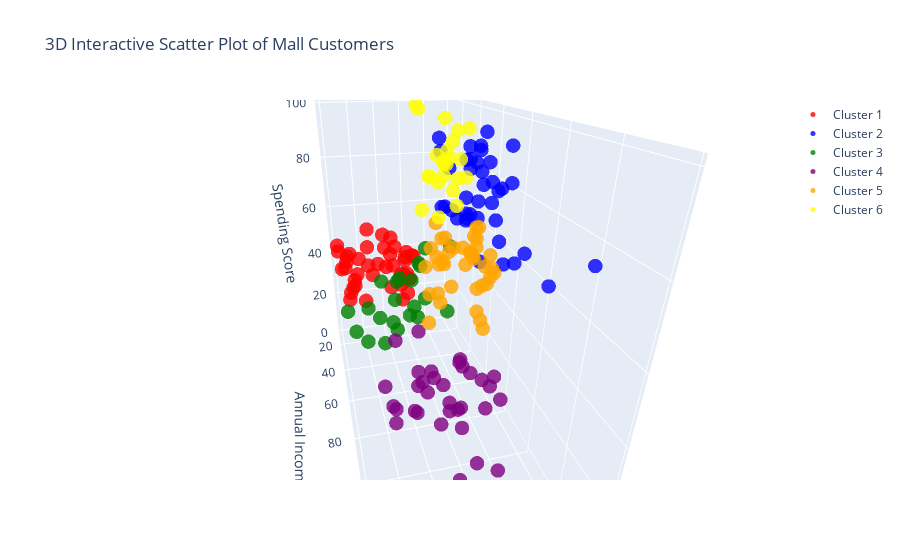

Here is the notebook cell this chart was saved with:
### Code cell
# Create a 3d Scatter plot with clusters
fig = go.Figure()

# Define a list of colors for each cluster
colors = ['red', 'blue', 'green', 'purple', 'orange', 'yellow']

# Add data for each cluster to the plot
for cluster in range(6):
    clustered_data = df_k6[df_k6['Cluster'] == cluster]
    fig.add_trace(
        go.Scatter3d(
            x = clustered_data['Age'],
            y = clustered_data['Annual Income (k$)'],
            z = clustered_data['Spending Score (1-100)'],
            mode='markers',
            marker = dict(
                size=5,
                color = colors[cluster],
                opacity=0.8
            ),
            name = f'Cluster {cluster+1}'
        )
    )


# Adding axis titles
fig.update_layout(
    scene=dict(
        xaxis_title = 'Age',
        yaxis_title = 'Annual Income',
        zaxis_title = 'Spending Score'
    ),
    title='3D Interactive Scatter Plot of Mall Customers'
)

fig.show()

### Figure 1 — Plotly figure (JSON) as saved in the notebook; plotly's stock layout.template omitted (floating-point values rounded to 4 significant figures)
{"data": [{"marker": {"color": "red", "opacity": 0.8, "size": 5}, "mode": "markers", "name": "Cluster 1", "type": "scatter3d", "x": [65, 50, 49, 59, 50, 47, 51, 69, 53, 70, 67, 54, 63, 43, 68, 70, 47, 60, 60, 59, 45, 49, 57, 67, 46, 48, 55, 50, 68, 48, 47, 48, 49, 67, 49, 66, 54, 68, 66, 65, 63, 49, 51, 50], "y": [38, 40, 42, 43, 43, 43, 44, 44, 46, 46, 47, 47, 48, 48, 48, 49, 49, 50, 50, 54, 54, 54, 54, 54, 54, 54, 57, 58, 59, 60, 60, 61, 62, 62, 62, 63, 63, 63, 63, 63, 65, 65, 67, 67], "z": [35, 55, 52, 60, 45, 41, 50, 46, 46, 56, 52, 59, 51, 50, 48, 55, 42, 49, 56, 47, 53, 42, 51, 41, 44, 46, 58, 46, 55, 49, 47, 42, 48, 59, 56, 50, 46, 43, 48, 52, 43, 59, 43, 57]}, {"marker": {"color": "blue", "opacity": 0.8, "size": 5}, "mode": "markers", "name": "Cluster 2", "type": "scatter3d", "x": [39, 31, 40, 38, 39, 31, 29, 32, 35, 32, 32, 28, 32, 34, 39, 38, 27, 30, 30, 29, 31, 36, 33, 32, 28, 36, 30, 27, 35, 32, 29, 30, 28, 36, 32, 38, 35, 32, 30], "y": [69, 70, 71, 71, 71, 72, 73, 73, 74, 75, 76, 77, 77, 78, 78, 78, 78, 78, 78, 79, 81, 85, 86, 87, 87, 87, 88, 88, 93, 97, 98, 99, 101, 103, 103, 113, 120, 126, 137], "z": [91, 77, 95, 75, 75, 71, 88, 73, 72, 93, 87, 97, 74, 90, 88, 76, 89, 78, 73, 83, 93, 75, 95, 63, 75, 92, 86, 69, 90, 86, 88, 97, 68, 85, 69, 91, 79, 74, 83]}, {"marker": {"color": "green", "opacity": 0.8, "size": 5}, "mode": "markers", "name": "Cluster 3", "type": "scatter3d", "x": [19, 20, 31, 35, 64, 67, 58, 37, 35, 52, 35, 46, 54, 45, 40, 60, 53, 49, 42, 36, 48, 49], "y": [15, 16, 17, 18, 19, 19, 20, 20, 21, 23, 24, 25, 28, 28, 29, 30, 33, 33, 34, 37, 39, 39], "z": [39, 6, 40, 6, 3, 14, 15, 13, 35, 29, 35, 5, 14, 32, 31, 4, 4, 14, 17, 26, 36, 28]}, {"marker": {"color": "purple", "opacity": 0.8, "size": 5}, "mode": "markers", "name": "Cluster 4", "type": "scatter3d", "x": [59, 47, 20, 44, 19, 57, 25, 48, 34, 43, 44, 47, 37, 34, 56, 19, 50, 42, 36, 40, 36, 52, 58, 59, 37, 46, 41, 54, 41, 34, 33, 47, 45, 32], "y": [71, 71, 73, 73, 74, 75, 77, 77, 78, 78, 78, 78, 78, 78, 79, 81, 85, 86, 87, 87, 87, 88, 88, 93, 97, 98, 99, 101, 103, 103, 113, 120, 126, 137], "z": [11, 9, 5, 7, 10, 5, 12, 36, 22, 17, 20, 16, 1, 1, 35, 5, 26, 20, 27, 13, 10, 13, 15, 14, 32, 15, 39, 24, 17, 23, 8, 16, 28, 18]}, {"marker": {"color": "orange", "opacity": 0.8, "size": 5}, "mode": "markers", "name": "Cluster 5", "type": "scatter3d", "x": [27, 29, 31, 33, 31, 27, 19, 18, 19, 32, 26, 40, 23, 38, 21, 22, 34, 18, 40, 32, 24, 27, 20, 23, 26, 21, 19, 38, 19, 18, 19, 27, 38, 40, 23, 43, 25, 28], "y": [40, 40, 40, 42, 43, 46, 46, 48, 48, 48, 54, 54, 54, 54, 54, 57, 58, 59, 60, 60, 60, 60, 61, 62, 62, 62, 63, 64, 64, 65, 65, 67, 67, 69, 70, 71, 72, 76], "z": [47, 42, 42, 60, 54, 51, 55, 59, 59, 47, 54, 48, 52, 55, 57, 55, 60, 41, 40, 42, 52, 50, 49, 41, 55, 42, 54, 42, 46, 48, 50, 56, 40, 58, 29, 35, 34, 40]}, {"marker": {"color": "yellow", "opacity": 0.8, "size": 5}, "mode": "markers", "name": "Cluster 6", "type": "scatter3d", "x": [21, 23, 22, 23, 30, 35, 24, 22, 20, 35, 25, 31, 29, 35, 23, 21, 18, 21, 30, 20, 24, 31, 24], "y": [15, 16, 17, 18, 19, 19, 20, 20, 21, 23, 24, 25, 28, 28, 29, 30, 33, 33, 34, 37, 38, 39, 39], "z": [81, 77, 76, 94, 72, 99, 77, 79, 66, 98, 73, 73, 82, 61, 87, 73, 92, 81, 73, 75, 92, 61, 65]}], "layout": {"autosize": true, "dragmode": "zoom", "scene": {"aspectmode": "auto", "aspectratio": {"x": 0.6093, "y": 1.429, "z": 1.148}, "camera": {"center": {"x": 0, "y": 0, "z": 0}, "eye": {"x": 0.3495, "y": 1.371, "z": 0.7199}, "projection": {"type": "perspective"}, "up": {"x": 0, "y": 0, "z": 1}}, "dragmode": "turntable", "xaxis": {"title": {"text": "Age"}, "type": "linear"}, "yaxis": {"title": {"text": "Annual Income"}, "type": "linear"}, "zaxis": {"title": {"text": "Spending Score"}, "type": "linear"}}, "title": {"text": "3D Interactive Scatter Plot of Mall Customers"}}}
